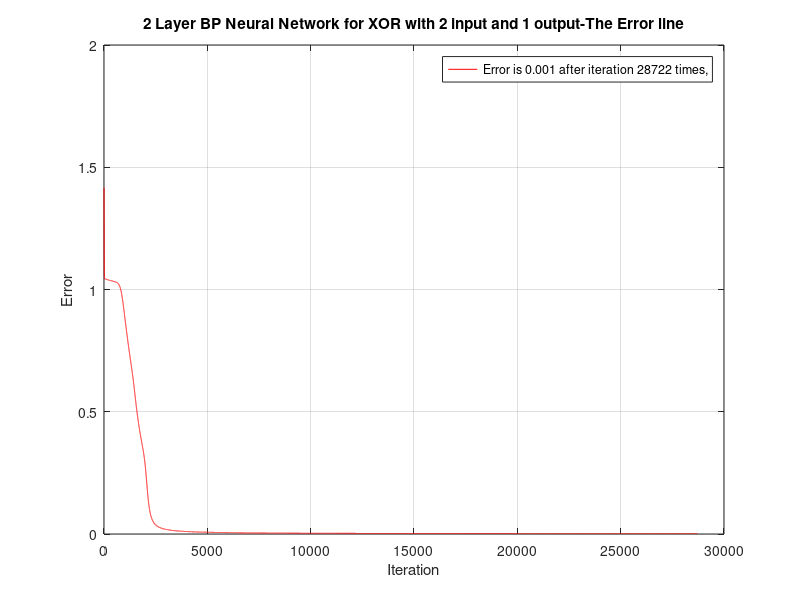

Source code (MATLAB): (Note: this script raises an error after producing the figure.)
%% plot error
figure(1)
load XOR2_Error.txt
data=XOR2_Error;
plot(data,'r')
xlabel('Iteration')
ylabel('Error')
grid on
hold on
title('2 Layer BP Neural Network for XOR with 2 input and 1 output-The Error line')
legend(['Error is ',num2str(data(end)),' after iteration ',num2str(length(data)),' times,',])

%% plot result
figure(2)
load XOR2_Result.txt
data=XOR2_Result;
plot(data,'r')
xlabel('times')
ylabel('Accuracy')
grid on
hold on
title('2 Layer BP Neural Network for XOR with 2 input and 1 output-The Result line')
legend(['Error is ',num2str(data(end)),' after iteration ',num2str(length(data)),' times,',])

